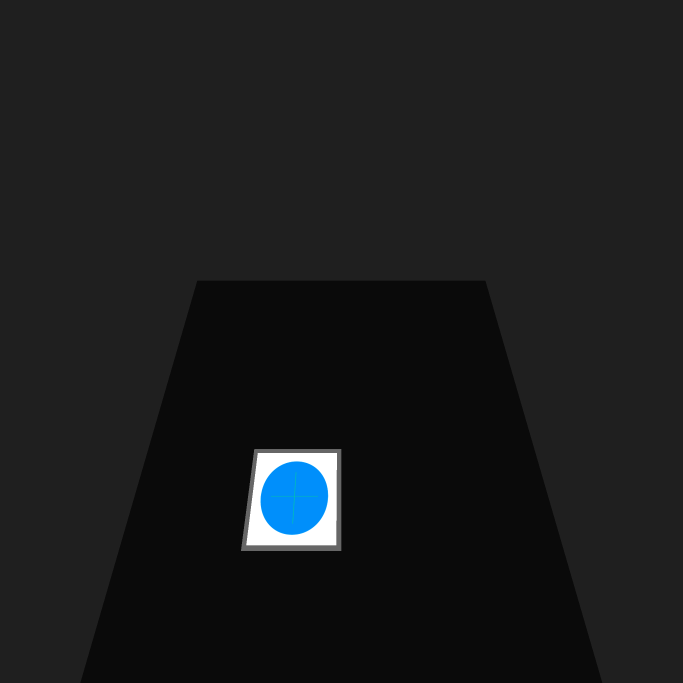
#> input picture image/test1.png, 2048 x 2048 px (shown at 1/3 size)
$ python GUI_verify.py
#> lines starting #> are read from the running program, lines starting #| are printed output that depends on the picture; after the words box and inside, x2 and y2 are one past the last pixel; in counts of white or black regions, pixels touching at a corner belong together
### utility.py
import numpy as np

class FeatureMesh:
    def __init__(self, x, y, width, height, img) -> None:
        self.x = x
        self.y = y
        self.width = width
        self.height = height
        self.img = img
        self.oneDimg = img.reshape(-1)

    def project_image_to_world(self):
        x = np.linspace(self.x-self.width/2, self.x +
                        self.width/2, self.img.shape[0])
        y = np.linspace(self.y-self.height/2, self.y +
                        self.height/2, self.img.shape[1])
        xv, yv = np.meshgrid(x, y)
        X = xv.reshape(-1)
        Y = yv.reshape(-1)
        Z = X*0+0.001
        points = np.row_stack((X, Y, Z))
        return points.T

def nothing(x):
    pass

### virtual_camera.py
import numpy as np


class VirtualCamera:
    def __init__(self, alpha, beta, gamma, Tx, Ty, Tz, focal, resolution) -> None:
        self.alpha = alpha
        self.beta = beta
        self.gamma = gamma
        self.Tx = Tx
        self.Ty = Ty
        self.Tz = Tz
        self.focal = focal
        self.resolution = np.array(resolution)
        self.center = np.array(resolution) / 2
        self.pixel_size_x = 3.45e-6
        self.pixel_size_y = 3.45e-6
        self.RT_camera_in_world = np.zeros((4, 4))
        self.RT_world_in_camera = np.zeros((4, 4))
        self.update()

    # [50 lines left out: functions look_at, axis_angle_to_rotation_matrix, not called in this run]

    def update(self):
        Rx = np.array(
            [
                [1, 0, 0, 0],
                [0, np.cos(self.alpha), np.sin(self.alpha), 0],
                [0, -np.sin(self.alpha), np.cos(self.alpha), 0],
                [0, 0, 0, 1],
            ]
        )
        Ry = np.array(
            [
                [np.cos(self.beta), 0, -np.sin(self.beta), 0],
                [0, 1, 0, 0],
                [np.sin(self.beta), 0, np.cos(self.beta), 0],
                [0, 0, 0, 1],
            ]
        )
        Rz = np.array(
            [
                [np.cos(self.gamma), np.sin(self.gamma), 0, 0],
                [-np.sin(self.gamma), np.cos(self.gamma), 0, 0],
                [0, 0, 1, 0],
                [0, 0, 0, 1],
            ]
        )
        R1 = np.matmul(Rx, np.matmul(Ry, Rz))

        T1 = np.array(
            [
                [1, 0, 0, -self.Tx],
                [0, 1, 0, -self.Ty],
                [0, 0, 1, -self.Tz],
                [0, 0, 0, 1],
            ]
        )
        self.RT_world_in_camera = np.matmul(R1, T1)

    def project_world_to_camera(self, points):
        assert points.shape[1] == 3, "The n points' shape should be (n,3)"
        n = points.shape[0]
        points = points.T
        points = np.row_stack((points, np.ones((1, n))))

        points = self.RT_world_in_camera @ points
        points = points.T
        return points[:, 0:3]

    def project_camera_to_image(self, points):
        assert points.shape[1] == 3, "The n points' shape should be (n,3)"
        n = points.shape[0]
        points = points.T
        z = points[2, :]
        # print(z)
        trans = np.array([[self.focal, 0, 0], [0, self.focal, 0], [0, 0, 1]])
        points = trans @ points
        points = points / z
        points = points.T
        return points

    def project_image_to_pixel(self, points):
        assert points.shape[1] == 3, "The n points' shape should be (n,3)"
        n = points.shape[0]
        points = points.T
        trans = np.array(
            [
                [1 / self.pixel_size_x, 0, self.center[0]],
                [0, 1 / self.pixel_size_y, self.center[1]],
                [0, 0, 1],
            ]
        )
        points = trans @ points
        points = points.T
        return points

    def project_world_to_pixel(self, points):
        camera_points = self.project_world_to_camera(points)
        image_points = self.project_camera_to_image(camera_points)
        pixel_points = self.project_image_to_pixel(image_points)

        return pixel_points

    def crop_pixel(self, points, index_all):
        W = self.resolution[0]
        H = self.resolution[1]

        points = np.column_stack((points, index_all))

        index = np.where(points[:, 0] >= 0)
        index = np.squeeze(index)
        points = points[index, :]

        index = np.where(points[:, 0] <= W)
        index = np.squeeze(index)
        points = points[index, :]

        index = np.where(points[:, 1] >= 0)
        index = np.squeeze(index)
        points = points[index, :]

        index = np.where(points[:, 1] <= H)
        index = np.squeeze(index)
        points = points[index, :]

        points = points.astype(int)
        index = points[:, 3]
        points = points[:, 0:2]
        return points, index


# [10 lines that do not run on import are left out]

### GUI_verify.py
import cv2
import numpy as np
import time
from virtual_camera import VirtualCamera
from utility import FeatureMesh, nothing

WINDOW_NAME = 'img'

W = 2048
H = 2048
focal = 1024*3.45e-6
# h = 1.1 -0.3 # height of the camera (respect to the circle)
h = 0.8


gazebo = cv2.imread('image/test1.png', 0)
#> gazebo: shape (2048, 2048); min 10, max 255, mean 26.9
X=0.1
Y=0.1
beta = -(np.pi/2-1.02)
alpha=0

# [6 lines of commented-out code are left out]
cam = VirtualCamera(0, beta, alpha, 0, 0, h, focal, [W, H])

# print(cam.RT_camera_in_world)

img = np.zeros((1000, 1000, 1), dtype=np.uint8)
img[:, :] = 255
cv2.circle(img, (500, 500), 500, 0)
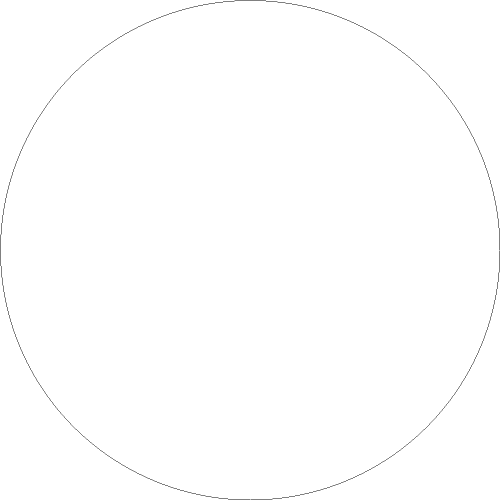
#> img: shape (1000, 1000, 1) (shown at 1/2 size); 99.7% white; black in thin lines or dots

# cv2.imshow('img',img)
# cv2.waitKey(1)
mesh = FeatureMesh(X, Y, 0.14, 0.14, img)
pimg = mesh.project_image_to_world()

index = np.where(mesh.oneDimg == 0)
index = np.squeeze(index)
#> index = 2826 values from 500 to 999531
# print(len(index))
pimg = pimg[index, :]
#> pimg = 2826 rows, first 8: [0.1, 0.03, 0.001], [0.0957, 0.0301, 0.001], [0.0959, 0.0301, 0.001], [0.096, 0.0301, 0.001], [0.0961, 0.0301, 0.001], [0.0963, 0.0301, 0.001], [0.0964, 0.0301, 0.001], [0.0966, 0.0301, 0.001]

timea = time.time()

pixels = cam.project_world_to_pixel(pimg)
#> in project_world_to_camera, `points = points.T`: points = 2826 rows, first 6: [-0.333, 0.03, -0.733, 1], [-0.337, 0.0301, -0.731, 1], [-0.336, 0.0301, -0.731, 1], [-0.336, 0.0301, -0.731, 1], [-0.336, 0.0301, -0.731, 1], [-0.336, 0.0301, -0.731, 1]
#> in project_world_to_pixel, `camera_points = self.project_world_to_camera(points)`: camera_points = 2826 rows, first 8: [-0.333, 0.03, -0.733], [-0.337, 0.0301, -0.731], [-0.336, 0.0301, -0.731], [-0.336, 0.0301, -0.731], [-0.336, 0.0301, -0.731], [-0.336, 0.0301, -0.731], [-0.336, 0.0301, -0.731], [-0.336, 0.0301, -0.731]
#> in project_camera_to_image, `z = points[2, :]`: z = 2826 values, max -0.697 at index 1413, min -0.77 at index 1352, mean -0.733
#> in project_camera_to_image, `points = points.T`: points = 2826 rows, first 8: [0.0016, -0.000145, 1], [0.00163, -0.000146, 1], [0.00163, -0.000146, 1], [0.00163, -0.000146, 1], [0.00162, -0.000146, 1], [0.00162, -0.000146, 1], [0.00162, -0.000146, 1], [0.00162, -0.000146, 1]
#> in project_world_to_pixel, `image_points = self.project_camera_to_image(camera_points)`: image_points has the same summary as points in project_camera_to_image
#> in project_image_to_pixel, `points = points.T`: points = 2826 rows, first 8: [1488.9, 982.1, 1], [1495.6, 981.8, 1], [1495.3, 981.8, 1], [1495.1, 981.8, 1], [1494.9, 981.8, 1], [1494.7, 981.8, 1], [1494.5, 981.8, 1], [1494.3, 981.8, 1]
#> in project_world_to_pixel, `pixel_points = self.project_image_to_pixel(image_points)`: pixel_points has the same summary as points in project_image_to_pixel
#> pixels has the same summary as points in project_image_to_pixel

pixels, index = cam.crop_pixel(pixels, index)
#> in crop_pixel, `points = np.column_stack((points, index_all))`: points = 2826 rows, first 6: [1488.9, 982.1, 1, 500], [1495.6, 981.8, 1, 1469], [1495.3, 981.8, 1, 1470], [1495.1, 981.8, 1, 1471], [1494.9, 981.8, 1, 1472], [1494.7, 981.8, 1, 1473]
#> in crop_pixel, `index = np.squeeze(index)`: index = 2826 values from 0 to 2825
#> in crop_pixel, `points = points.astype(int)`: points = 2826 rows, first 6: [1488, 982, 1, 500], [1495, 981, 1, 1469], [1495, 981, 1, 1470], [1495, 981, 1, 1471], [1494, 981, 1, 1472], [1494, 981, 1, 1473]
#> in crop_pixel, `index = points[:, 3]`: index = 2826 values from 500 to 999531
#> in crop_pixel, `points = points[:, 0:2]`: points = 2826 pairs, first value 1387 to 1601, second value 785 to 982
#> pixels has the same summary as points in crop_pixel
timeb = time.time()
# print(f'Cost {timeb-timea} seconds')
# print(f'num:{len(pixels)}')
newimg = np.zeros((W, H))
newimg[:, :] = 255

# print(f'XX:{max(pixels[:,0])-min(pixels[:,0])}')
# print(f'YY:{max(pixels[:,1])-min(pixels[:,1])}')
newimg[pixels[:, 0], pixels[:, 1]] = mesh.oneDimg[index]
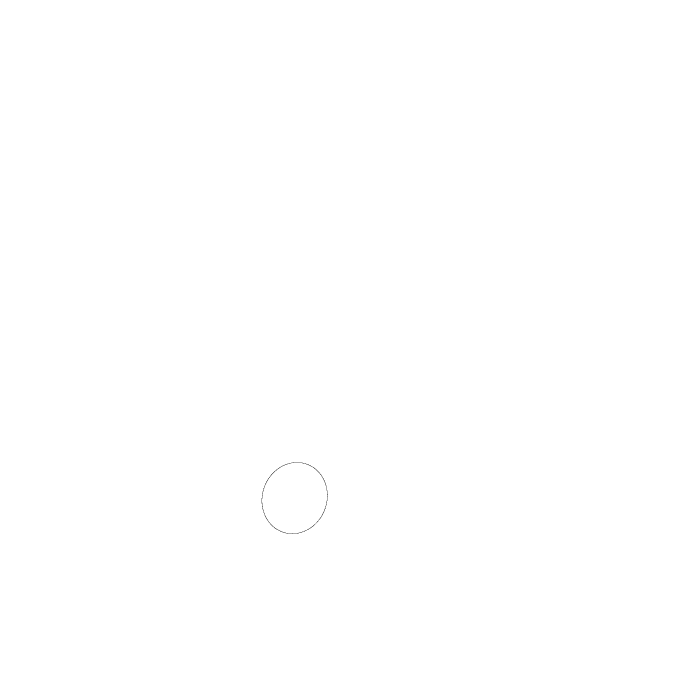
#> newimg: shape (2048, 2048) float64 (shown at 1/3 size); 100% white; black in thin lines or dots, all inside (x1, y1, x2, y2) = (785, 1387, 983, 1602)
newimg = newimg.astype(np.uint8)

add_image = cv2.addWeighted(newimg, 0.7, gazebo, 0.3, 0)
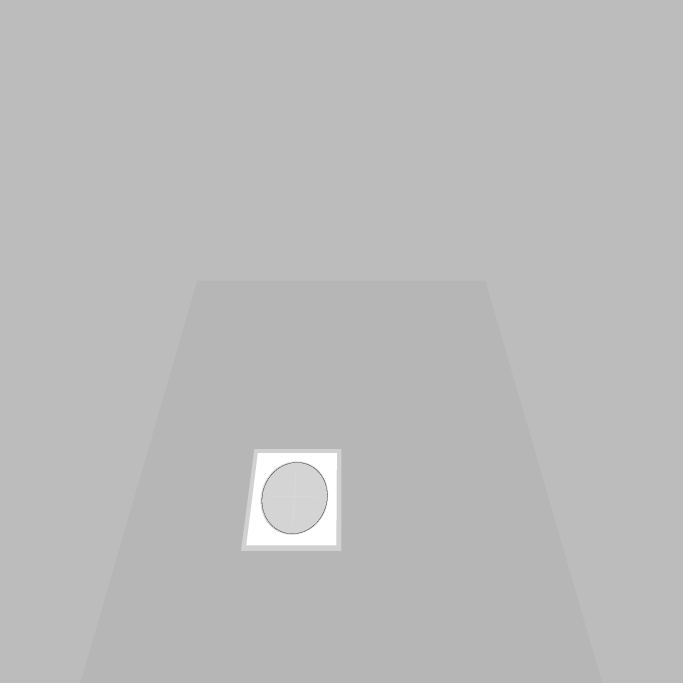
#> add_image: shape (2048, 2048) (shown at 1/3 size); min 34, max 255, mean 186.8
# cv2.imwrite('2a.png',add_image)
cv2.imshow('img', add_image)
cv2.waitKey(0)

$ run again, with image/test2.png copied over image/test1.png
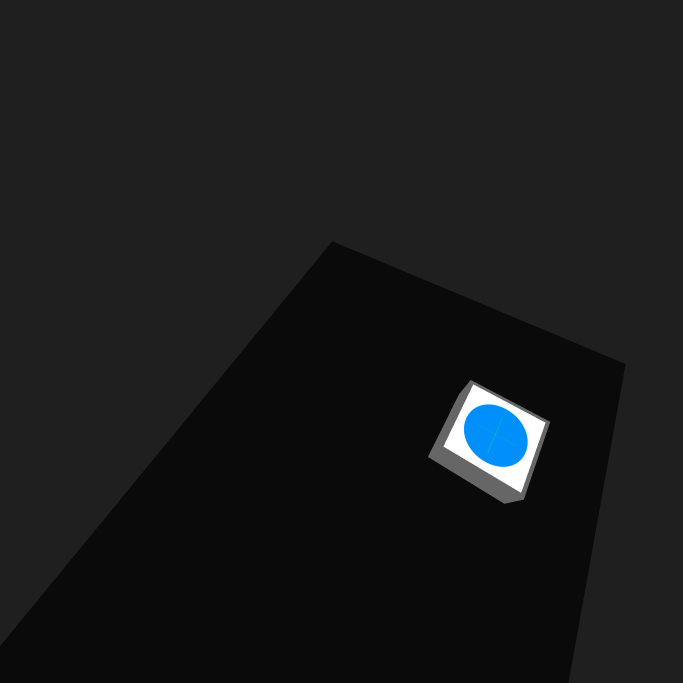
#> input picture image/test2.png, 2048 x 2048 px (shown at 1/3 size)
#> img: shape (1000, 1000, 1); 99.7% white; black in thin lines or dots
#> `index = np.squeeze(index)`: index = 2826 values from 500 to 999531
#> pimg = 2826 rows, first 8: [0.1, 0.03, 0.001], [0.0957, 0.0301, 0.001], [0.0959, 0.0301, 0.001], [0.096, 0.0301, 0.001], [0.0961, 0.0301, 0.001], [0.0963, 0.0301, 0.001], [0.0964, 0.0301, 0.001], [0.0966, 0.0301, 0.001]
#> in project_world_to_camera, `points = points.T`: points = 2826 rows, first 6: [-0.333, 0.03, -0.733, 1], [-0.337, 0.0301, -0.731, 1], [-0.336, 0.0301, -0.731, 1], [-0.336, 0.0301, -0.731, 1], [-0.336, 0.0301, -0.731, 1], [-0.336, 0.0301, -0.731, 1]
#> camera_points = 2826 rows, first 8: [-0.333, 0.03, -0.733], [-0.337, 0.0301, -0.731], [-0.336, 0.0301, -0.731], [-0.336, 0.0301, -0.731], [-0.336, 0.0301, -0.731], [-0.336, 0.0301, -0.731], [-0.336, 0.0301, -0.731], [-0.336, 0.0301, -0.731]
#> z = 2826 values, max -0.697 at index 1413, min -0.77 at index 1352, mean -0.733
#> in project_camera_to_image, `points = points.T`: points = 2826 rows, first 8: [0.0016, -0.000145, 1], [0.00163, -0.000146, 1], [0.00163, -0.000146, 1], [0.00163, -0.000146, 1], [0.00162, -0.000146, 1], [0.00162, -0.000146, 1], [0.00162, -0.000146, 1], [0.00162, -0.000146, 1]
#> image_points has the same summary as points in project_camera_to_image
#> in project_image_to_pixel, `points = points.T`: points = 2826 rows, first 8: [1488.9, 982.1, 1], [1495.6, 981.8, 1], [1495.3, 981.8, 1], [1495.1, 981.8, 1], [1494.9, 981.8, 1], [1494.7, 981.8, 1], [1494.5, 981.8, 1], [1494.3, 981.8, 1]
#> pixel_points has the same summary as points in project_image_to_pixel
#> `pixels = cam.project_world_to_pixel(pimg)`: pixels has the same summary as points in project_image_to_pixel
#> in crop_pixel, `points = np.column_stack((points, index_all))`: points = 2826 rows, first 6: [1488.9, 982.1, 1, 500], [1495.6, 981.8, 1, 1469], [1495.3, 981.8, 1, 1470], [1495.1, 981.8, 1, 1471], [1494.9, 981.8, 1, 1472], [1494.7, 981.8, 1, 1473]
#> in crop_pixel, `index = np.squeeze(index)`: index = 2826 values from 0 to 2825
#> in crop_pixel, `points = points.astype(int)`: points = 2826 rows, first 6: [1488, 982, 1, 500], [1495, 981, 1, 1469], [1495, 981, 1, 1470], [1495, 981, 1, 1471], [1494, 981, 1, 1472], [1494, 981, 1, 1473]
#> in crop_pixel, `index = points[:, 3]`: index = 2826 values from 500 to 999531
#> in crop_pixel, `points = points[:, 0:2]`: points = 2826 pairs, first value 1387 to 1601, second value 785 to 982
#> `pixels, index = cam.crop_pixel(pixels, index)`: pixels has the same summary as points in crop_pixel
#> `add_image = cv2.addWeighted(newimg, 0.7, gazebo, 0.3, 0)`:
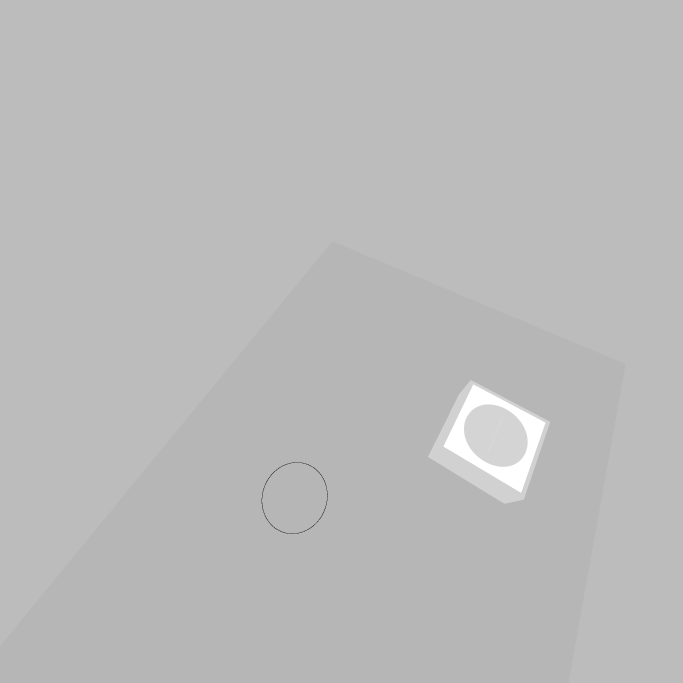
#> add_image: shape (2048, 2048) (shown at 1/3 size); min 3, max 255, mean 186.5
